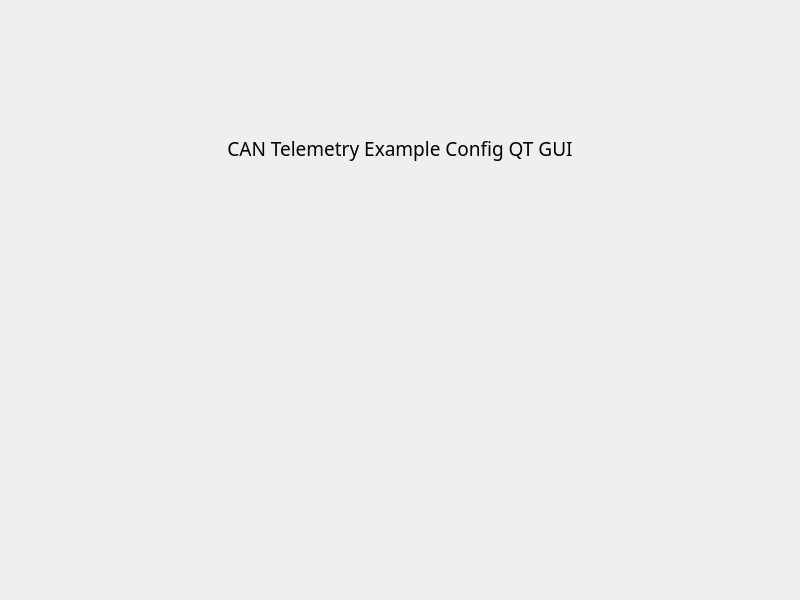
<?xml version="1.0" encoding="UTF-8"?>
<ui version="4.0">
 <class>MainWindow</class>
 <widget class="QMainWindow" name="MainWindow">
  <property name="geometry">
   <rect>
    <x>0</x>
    <y>0</y>
    <width>800</width>
    <height>600</height>
   </rect>
  </property>
  <property name="minimumSize">
   <size>
    <width>800</width>
    <height>600</height>
   </size>
  </property>
  <property name="windowTitle">
   <string>CAN Telemetry Example Config QT GUI</string>
  </property>
  <property name="toolButtonStyle">
   <enum>Qt::ToolButtonIconOnly</enum>
  </property>
  <widget class="QWidget" name="centralwidget">
   <layout class="QVBoxLayout" name="mainLayout">
    <item>
     <widget class="QLabel" name="title">
      <property name="font">
       <font>
        <family>JetBrains Mono</family>
        <pointsize>14</pointsize>
       </font>
      </property>
      <property name="text">
       <string>CAN Telemetry Example Config QT GUI</string>
      </property>
      <property name="alignment">
       <set>Qt::AlignCenter</set>
      </property>
     </widget>
    </item>
    <item>
     <layout class="QHBoxLayout" name="buttonLayout">
      <property name="spacing">
       <number>5</number>
      </property>
      <property name="margin">
       <number>10</number>
      </property>
     </layout>
    </item>
    <item>
     <widget class="QWidget" name="plotArea">
      <layout class="QVBoxLayout" name="plotLayout">
       <property name="spacing">
        <number>5</number>
       </property>
       <property name="margin">
        <number>10</number>
       </property>
      </layout>
     </widget>
    </item>
   </layout>
  </widget>
 </widget>
 <resources/>
 <connections/>
</ui>
